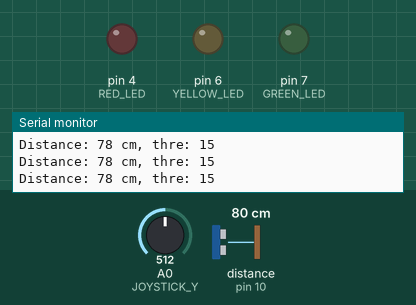
Simulated run of this sketch. Board: Arduino Uno, built with avr-gcc and run on an emulated ATmega328P. Shown: output pins drawn as LEDs (lit = HIGH), the last lines printed to the serial monitor. Wiring (inferred from the names in the program): ultrasonic range finder: trigger pin 9; echo pin 10. The inputs (shaded band) are chosen by the test bench; at power-on: distance to the obstacle (sensor on pin 10) 80 cm, A0 (JOYSTICK_Y) = 512. The echo pulse lasts 58.3 µs per cm; pins used as bus, display or sensor lines are not drawn.

Above: at 1.2 s.
1.3 s: distance to the obstacle (sensor on pin 10) set to 61 cm
2.8 s: distance to the obstacle (sensor on pin 10) set to 51 cm
At 3.7 s:
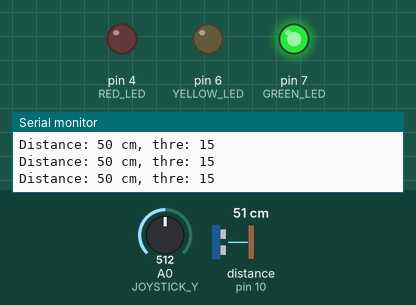
4.3 s: distance to the obstacle (sensor on pin 10) set to 41 cm
7.3 s: distance to the obstacle (sensor on pin 10) set to 32 cm
At 7.9 s:
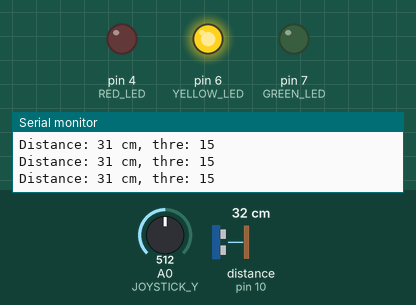
8.8 s: distance to the obstacle (sensor on pin 10) set to 2 cm
At 9.8 s:
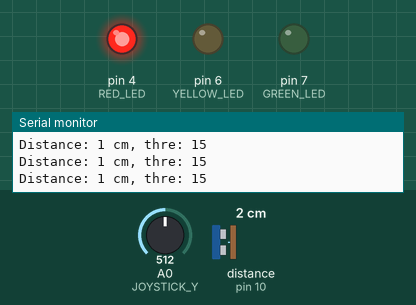
10.3 s: distance to the obstacle (sensor on pin 10) set to 18 cm
At 11.5 s:
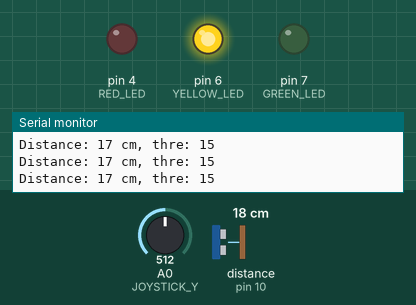
Timing chart, 0 to 13.3 s (numbered marks = the images above; inputs shaded):
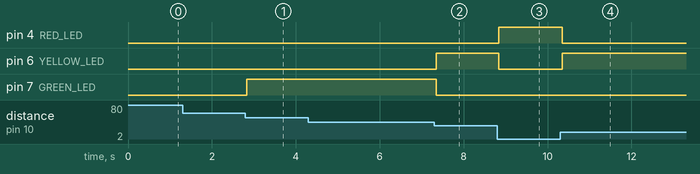

Measured:
- the behaviour switches between 57 and 56 cm on distance to the obstacle (sensor on pin 10) (found by bisection; images 0 and 1)
- the behaviour switches between 37 and 36 cm on distance to the obstacle (sensor on pin 10) (found by bisection; images 1 and 2)
- after the input at 2.8 s, pin 7 (GREEN_LED): LOW → HIGH at once
- after the input at 7.3 s, pin 6 (YELLOW_LED): LOW → HIGH after 0.05 s; pin 7 (GREEN_LED): HIGH → LOW after 0.05 s
- after the input at 8.8 s, pin 4 (RED_LED): LOW → HIGH at once; pin 6 (YELLOW_LED): HIGH → LOW at once
- after the input at 10.3 s, pin 4 (RED_LED): HIGH → LOW after 0.05 s; pin 6 (YELLOW_LED): LOW → HIGH after 0.05 s

The sketch:

Task1.ino
```cpp
// Pin definitions
#define TRIG_PIN 9         // Trigger pin of the HC-SR04 ultrasonic sensor
#define ECHO_PIN 10         // Echo pin of the HC-SR04 ultrasonic sensor
#define GREEN_LED 7         // Green LED for distances > maxDistance
#define YELLOW_LED 6        // Yellow LED for distances between minDistance and maxDistance
#define RED_LED 4          // Red LED for distances < minDistance
#define JOYSTICK_Y A0       // Y-axis of the joystick for dynamic adjustment of distance ranges

// Variables for distance measurement
long duration;             // Time taken for the pulse to travel to and from the object
int distance;              // Calculated distance in centimeters

void setup() {
  // Set pin modes for ultrasonic sensor and LEDs
  pinMode(TRIG_PIN, OUTPUT);
  pinMode(ECHO_PIN, INPUT);
  pinMode(JOYSTICK_Y, INPUT);
  pinMode(GREEN_LED, OUTPUT);
  pinMode(YELLOW_LED, OUTPUT);
  pinMode(RED_LED, OUTPUT);

  // Initialize serial communication for debugging
  Serial.begin(9600);
}

void loop() {
  // Measure distance using the ultrasonic sensor
  digitalWrite(TRIG_PIN, LOW);
  delayMicroseconds(2);
  digitalWrite(TRIG_PIN, HIGH);
  delayMicroseconds(10);
  digitalWrite(TRIG_PIN, LOW);

  // Read the duration of the echo pulse
  duration = pulseIn(ECHO_PIN, HIGH);
  // Calculate distance in centimeters
  distance = duration * 0.034 / 2;

  // Read joystick position for dynamic threshold adjustment
  int joystickValue = analogRead(JOYSTICK_Y);

  int thre = map (joystickValue,0,1023,10,20) ;
  int thre2 =thre+20;
  int thre3 =thre2+20;

  // Debug output to the Serial Monitor
  Serial.print("Distance: ");
  Serial.print(distance);
  Serial.print(" cm, thre: ");
  Serial.println(thre);


  // Control LEDs based on the measured distance
  if (distance < thre) {
    // RED LED
    digitalWrite(GREEN_LED, LOW);
    digitalWrite(YELLOW_LED, LOW);
    digitalWrite(RED_LED, HIGH);
  } else if (distance > thre && distance <= thre2) {
    // Yellow LED
    digitalWrite(GREEN_LED, LOW);
    digitalWrite(YELLOW_LED, HIGH);
    digitalWrite(RED_LED, LOW);
  } else if (distance <= thre3) {
    // GREEN LED
    digitalWrite(GREEN_LED, HIGH);
    digitalWrite(YELLOW_LED, LOW);
    digitalWrite(RED_LED, LOW);
  }else{
    //ALL is LOW
    digitalWrite(GREEN_LED, LOW);
    digitalWrite(YELLOW_LED, LOW);
    digitalWrite(RED_LED, LOW);
  }


}
```
